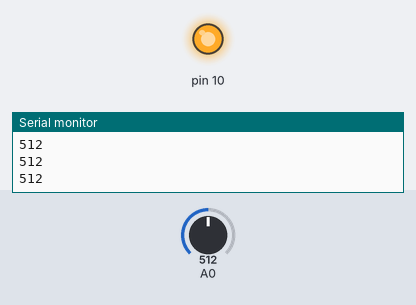
Simulated run of this sketch. Board: Arduino Uno, built with avr-gcc and run on an emulated ATmega328P. Parts: output pins drawn as LEDs (lit = HIGH), the last lines printed to the serial monitor. The test bench sets the inputs (shaded band); at power-on: A0 = 512.

Above: at 1.2 s.
1.3 s: A0 set to 483
At 2.1 s:
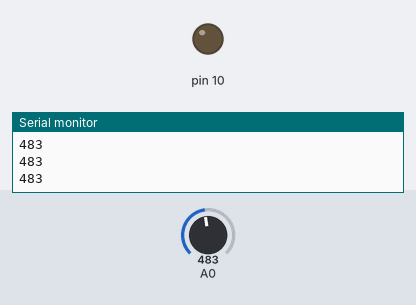
2.8 s: A0 set to 510
At 3.3 s:
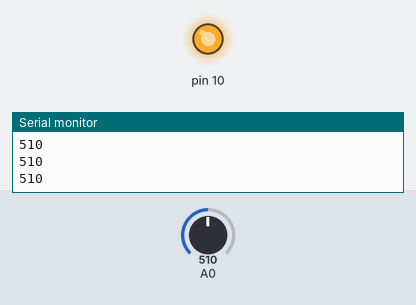
4.3 s: A0 set to 490
At 5.4 s:
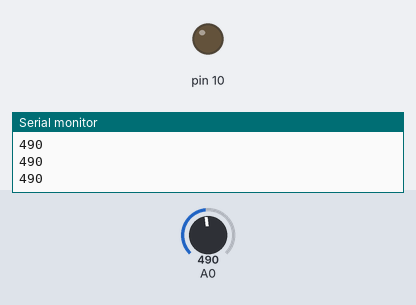
Timing chart, 0 to 7.3 s (numbered marks = the images above; inputs shaded):
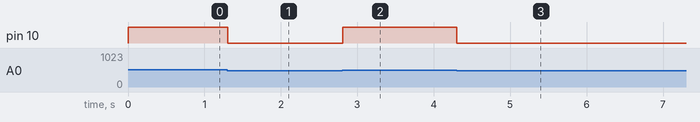

Measured:
- the behaviour switches between 501 and 500 on A0 (found by bisection; images 0 and 1)
- after the input at 1.3 s, pin 10: HIGH → LOW at once
- after the input at 2.8 s, pin 10: LOW → HIGH at once
- after the input at 4.3 s, pin 10: HIGH → LOW at once

The sketch:

06.ino
```cpp
// C++ code
//
int LDR_VAL = 0;
void setup()
{
  pinMode(A0, INPUT);
  Serial.begin(9600);
  pinMode(10, OUTPUT);
}
void loop()
{
  LDR_VAL = analogRead(A0);
  Serial.println(LDR_VAL);
  if (LDR_VAL > 500) {
    digitalWrite(10,HIGH);
  }  else {
    digitalWrite(10, LOW);
  }
  delay(10);
}
```
